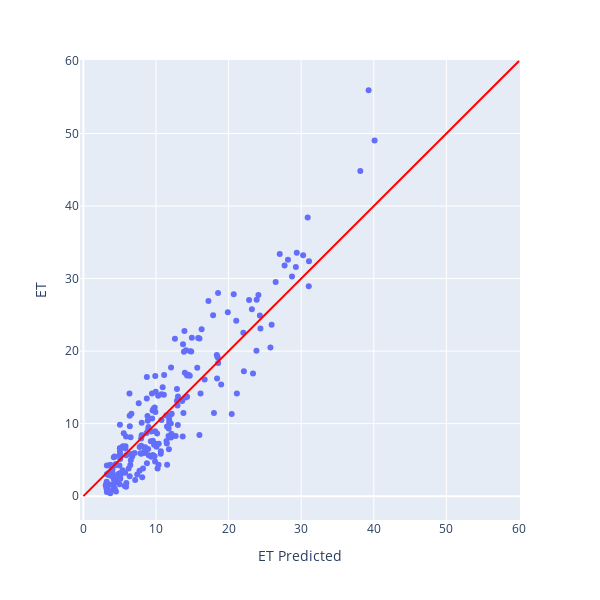

Notebook source saved alongside this figure:
### Code cell
fig = px.scatter(
    x = y_train_pred_rf,
    y = y_train,
)

fig.add_shape(
    type='line',
    x0 = 0,
    y0 = 0,
    x1 = 60,
    y1 = 60,
    line = dict(
        color = 'Red',
    )
)

fig.update_layout(
    autosize = False,
    width = 600,
    height = 600,
    # xaxis_range = [0, 12],
    # yaxis_range = [0, 12],
    xaxis_title = dict(text = 'ET Predicted'),
    yaxis_title = dict(text = 'ET')
)

fig.show()

### Figure 1 — Plotly figure (JSON) as saved in the notebook; plotly's stock layout.template omitted (floating-point values rounded to 4 significant figures; data arrays with more than 128 entries replaced by an {"elided": "..."} marker saying what was removed)
{"data": [{"hovertemplate": "x=%{x}<br>y=%{y}<extra></extra>", "legendgroup": "", "marker": {"color": "#636efa", "symbol": "circle"}, "mode": "markers", "name": "", "orientation": "v", "showlegend": false, "type": "scatter", "x": {"elided": "228 float values"}, "xaxis": "x", "y": {"elided": "228 float values"}, "yaxis": "y"}], "layout": {"autosize": false, "height": 600, "legend": {"tracegroupgap": 0}, "margin": {"t": 60}, "shapes": [{"line": {"color": "Red"}, "type": "line", "x0": 0, "x1": 60, "y0": 0, "y1": 60}], "width": 600, "xaxis": {"anchor": "y", "domain": [0, 1], "title": {"text": "ET Predicted"}}, "yaxis": {"anchor": "x", "domain": [0, 1], "title": {"text": "ET"}}}}
